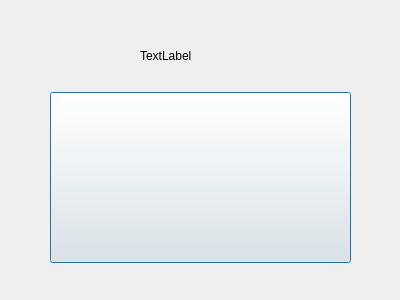
<?xml version="1.0" encoding="UTF-8"?>
<ui version="4.0">
 <class>Dialog</class>
 <widget class="QDialog" name="Dialog">
  <property name="geometry">
   <rect>
    <x>0</x>
    <y>0</y>
    <width>400</width>
    <height>300</height>
   </rect>
  </property>
  <property name="windowTitle">
   <string>Dialog</string>
  </property>
  <widget class="QPushButton" name="pushButton">
   <property name="geometry">
    <rect>
     <x>50</x>
     <y>92</y>
     <width>301</width>
     <height>171</height>
    </rect>
   </property>
   <property name="autoFillBackground">
    <bool>false</bool>
   </property>
   <property name="styleSheet">
    <string notr="true">
image: url(:/newPrefix/오구.jpg);</string>
   </property>
   <property name="text">
    <string/>
   </property>
   <property name="icon">
    <iconset>
     <normaloff>test1.gif</normaloff>test1.gif</iconset>
   </property>
   <property name="iconSize">
    <size>
     <width>150</width>
     <height>150</height>
    </size>
   </property>
  </widget>
  <widget class="QLabel" name="label">
   <property name="geometry">
    <rect>
     <x>140</x>
     <y>40</y>
     <width>56</width>
     <height>31</height>
    </rect>
   </property>
   <property name="text">
    <string>TextLabel</string>
   </property>
  </widget>
 </widget>
 <resources>
  <include location="사진.qrc"/>
 </resources>
 <connections/>
</ui>
